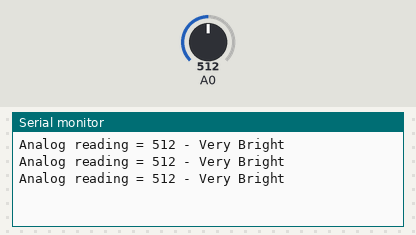
Bench run of a sketch on a simulated Arduino Uno, built with avr-gcc and run on an emulated ATmega328P. On the bench: the last lines printed to the serial monitor. The test bench sets the inputs (shaded band); at power-on: A0 = 512.

Above: at 1.3 s.
1.4 s: A0 set to 440
At 1.9 s:
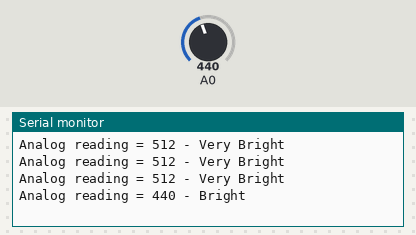
3.5 s: A0 set to 140
At 3.9 s:
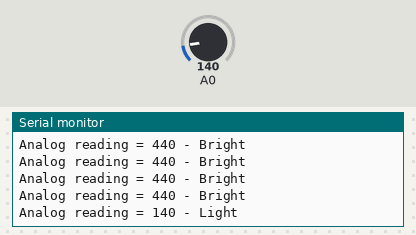
5.5 s: A0 set to 30
At 5.9 s:
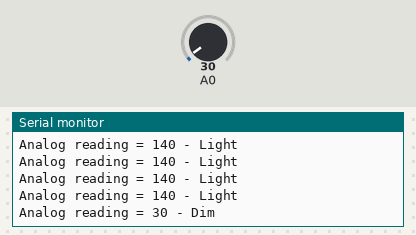
7.5 s: A0 set to 0
At 7.9 s:
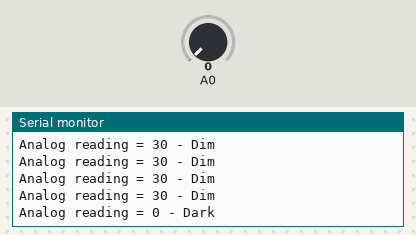

Measured:
- after the input at 1.4 s, the serial monitor: prints a new line after 0.10 s (image 1)
- after the input at 3.5 s, the serial monitor: prints a new line at once (image 2)
- after the input at 5.5 s, the serial monitor: prints a new line at once (image 3)
- after the input at 7.5 s, the serial monitor: prints a new line at once (image 4)

The sketch:

lightcode.ino
```cpp
void setup() {
    Serial.begin(9600);
}

void loop() {
    // reads the input on analog pin A0 (value between 0 and 1023)
    int analogValue = analogRead(A0);

    Serial.print("Analog reading = ");
    Serial.print(analogValue);   // the raw analog reading

    // We'll have a few threshholds, qualitatively determined
    if (analogValue < 10) {
        Serial.println(" - Dark");
    }
    else if (analogValue < 40) {
        Serial.println(" - Dim");
    }
    else if (analogValue < 150) {
        Serial.println(" - Light");
    }
    else if (analogValue < 450) {
        Serial.println(" - Bright");
    }
    else {
        Serial.println(" - Very Bright");
    }

    delay(500);
}
```
